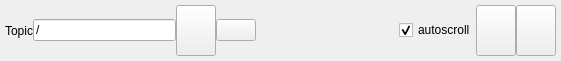
<?xml version="1.0" encoding="UTF-8"?>
<ui version="4.0">
 <class>DataPlotWidget</class>
 <widget class="QWidget" name="DataPlotWidget">
  <property name="geometry">
   <rect>
    <x>0</x>
    <y>0</y>
    <width>561</width>
    <height>61</height>
   </rect>
  </property>
  <property name="acceptDrops">
   <bool>true</bool>
  </property>
  <property name="windowTitle">
   <string>Plot</string>
  </property>
  <layout class="QVBoxLayout" name="verticalLayout">
   <property name="spacing">
    <number>0</number>
   </property>
   <property name="margin">
    <number>0</number>
   </property>
   <item>
    <layout class="QHBoxLayout" name="dataPlotControls">
     <property name="spacing">
      <number>0</number>
     </property>
     <property name="margin">
      <number>5</number>
     </property>
     <item>
      <widget class="QLabel" name="label">
       <property name="text">
        <string>Topic</string>
       </property>
      </widget>
     </item>
     <item>
      <widget class="QLineEdit" name="topic_edit">
       <property name="text">
        <string>/</string>
       </property>
      </widget>
     </item>
     <item>
      <widget class="QPushButton" name="subscribe_topic_button">
       <property name="sizePolicy">
        <sizepolicy hsizetype="Preferred" vsizetype="Preferred">
         <horstretch>0</horstretch>
         <verstretch>0</verstretch>
        </sizepolicy>
       </property>
       <property name="contextMenuPolicy">
        <enum>Qt::DefaultContextMenu</enum>
       </property>
       <property name="toolTip">
        <string>add topic to plot</string>
       </property>
       <property name="iconSize">
        <size>
         <width>16</width>
         <height>16</height>
        </size>
       </property>
      </widget>
     </item>
     <item>
      <widget class="QPushButton" name="remove_topic_button">
       <property name="iconSize">
        <size>
         <width>16</width>
         <height>16</height>
        </size>
       </property>
      </widget>
     </item>
     <item>
      <spacer name="spacer">
       <property name="orientation">
        <enum>Qt::Horizontal</enum>
       </property>
       <property name="sizeHint" stdset="0">
        <size>
         <width>40</width>
         <height>20</height>
        </size>
       </property>
      </spacer>
     </item>
     <item>
      <widget class="QCheckBox" name="autoscroll_checkbox">
       <property name="text">
        <string>autoscroll</string>
       </property>
       <property name="checked">
        <bool>true</bool>
       </property>
      </widget>
     </item>
     <item>
      <widget class="QPushButton" name="pause_button">
       <property name="sizePolicy">
        <sizepolicy hsizetype="Preferred" vsizetype="Preferred">
         <horstretch>0</horstretch>
         <verstretch>0</verstretch>
        </sizepolicy>
       </property>
       <property name="toolTip">
        <string>pause plot</string>
       </property>
       <property name="iconSize">
        <size>
         <width>16</width>
         <height>16</height>
        </size>
       </property>
       <property name="checkable">
        <bool>true</bool>
       </property>
      </widget>
     </item>
     <item>
      <widget class="QPushButton" name="clear_button">
       <property name="sizePolicy">
        <sizepolicy hsizetype="Preferred" vsizetype="Preferred">
         <horstretch>0</horstretch>
         <verstretch>0</verstretch>
        </sizepolicy>
       </property>
       <property name="toolTip">
        <string>clear plot</string>
       </property>
       <property name="iconSize">
        <size>
         <width>16</width>
         <height>16</height>
        </size>
       </property>
      </widget>
     </item>
    </layout>
   </item>
   <item>
    <layout class="QHBoxLayout" name="data_plot_layout">
     <property name="spacing">
      <number>0</number>
     </property>
    </layout>
   </item>
  </layout>
 </widget>
 <resources/>
 <connections/>
</ui>
